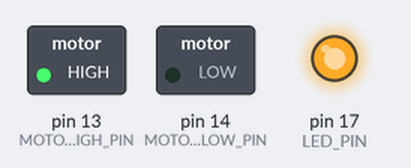
Recording of a sketch running on a simulated Arduino Uno, built with avr-gcc and run on an emulated ATmega328P. On the bench: switched loads named in the sketch (green lamp = pin HIGH), output pins drawn as LEDs (lit = HIGH).

Above: at 0.05 s.
Timing chart, 0 to 3.0 s (numbered marks = the images above):
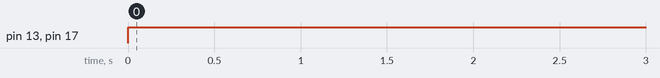

The sketch:

waterPump.ino
```cpp
const unsigned int LED_PIN = 17;
const unsigned int MOTOR_HIGH_PIN = 13;
const unsigned int MOTOR_LOW_PIN = 14;

void setup() {
    // Initialize the LED pin
    pinMode(LED_PIN, OUTPUT);

    // Initialize motor pins
    pinMode(MOTOR_HIGH_PIN, OUTPUT);
    pinMode(MOTOR_LOW_PIN, OUTPUT);
}

void loop() {
    // Spin motor in one direction only at full speed
    blinkAndSpin(MOTOR_HIGH_PIN, MOTOR_LOW_PIN);
}

void blinkAndSpin(unsigned int pin1, unsigned int pin2) {
    // Start the motor at full speed for stronger spinning
    int speed = 255;

    // Blink the LED
    digitalWrite(LED_PIN, HIGH);

    // Set motor to full speed in one direction
    analogWrite(pin1, speed);
    analogWrite(pin2, 0);

    // Adjust delay as needed for faster looping and stronger motor action
    delay(1000); // Keeps motor spinning at full speed for 1 second

    // Turn off LED and stop motor briefly
    digitalWrite(LED_PIN, LOW);
    analogWrite(pin1, 0);
    delay(0);
}
```

Measured:
- by itself, pin 13 (MOTOR_HIGH_PIN), pin 17 (LED_PIN): LOW → HIGH at 0.00 s
